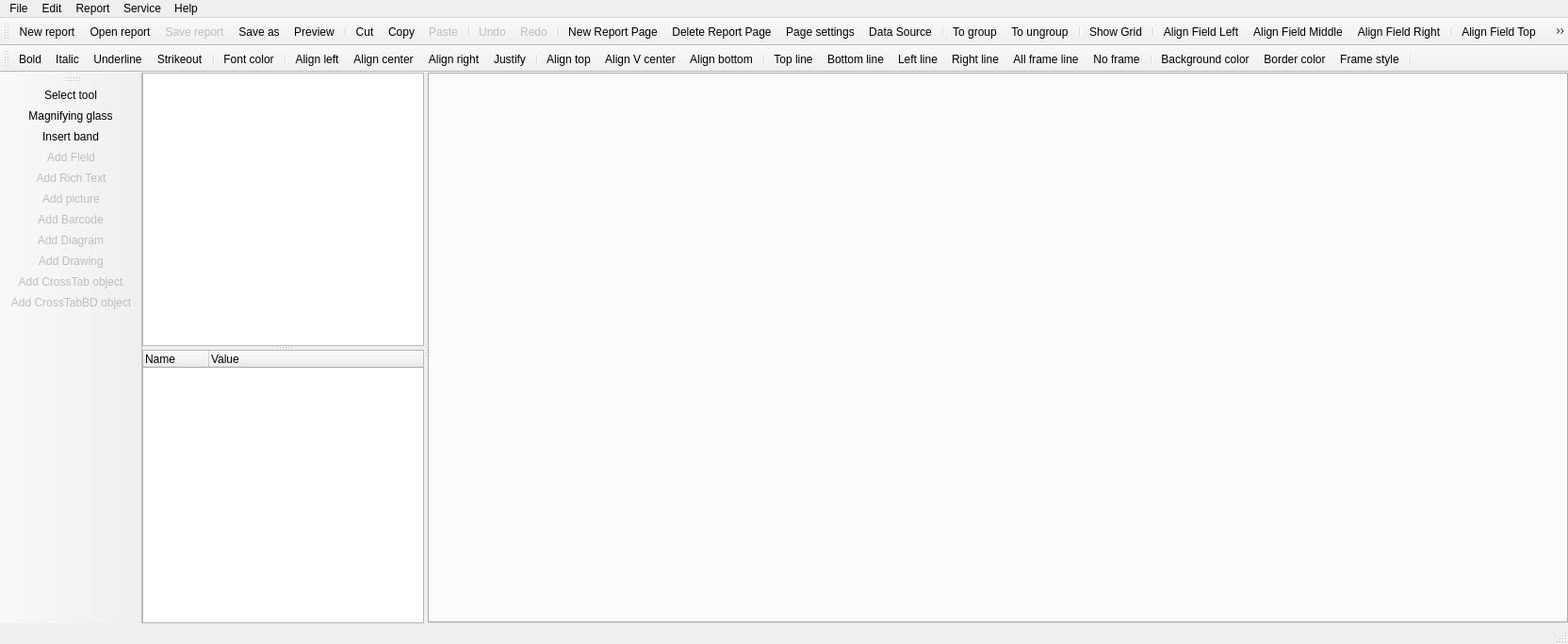
<?xml version="1.0" encoding="UTF-8"?>
<ui version="4.0">
 <class>MainWindow</class>
 <widget class="QMainWindow" name="MainWindow">
  <property name="geometry">
   <rect>
    <x>0</x>
    <y>0</y>
    <width>1664</width>
    <height>683</height>
   </rect>
  </property>
  <property name="windowTitle">
   <string>QtRPT Designer</string>
  </property>
  <property name="windowIcon">
   <iconset>
    <normaloff>../../../Aleksey/Desktop/32.png</normaloff>../../../Aleksey/Desktop/32.png</iconset>
  </property>
  <widget class="QWidget" name="centralWidget">
   <layout class="QHBoxLayout" name="horizontalLayout">
    <property name="spacing">
     <number>0</number>
    </property>
    <property name="leftMargin">
     <number>0</number>
    </property>
    <property name="topMargin">
     <number>0</number>
    </property>
    <property name="rightMargin">
     <number>0</number>
    </property>
    <property name="bottomMargin">
     <number>0</number>
    </property>
    <item>
     <widget class="QSplitter" name="splitter">
      <property name="orientation">
       <enum>Qt::Horizontal</enum>
      </property>
      <widget class="QWidget" name="widget_2" native="true">
       <property name="sizePolicy">
        <sizepolicy hsizetype="Preferred" vsizetype="Minimum">
         <horstretch>0</horstretch>
         <verstretch>0</verstretch>
        </sizepolicy>
       </property>
       <property name="maximumSize">
        <size>
         <width>299</width>
         <height>16777215</height>
        </size>
       </property>
       <property name="baseSize">
        <size>
         <width>0</width>
         <height>0</height>
        </size>
       </property>
       <layout class="QVBoxLayout" name="verticalLayout">
        <property name="spacing">
         <number>0</number>
        </property>
        <property name="leftMargin">
         <number>0</number>
        </property>
        <property name="topMargin">
         <number>0</number>
        </property>
        <property name="rightMargin">
         <number>0</number>
        </property>
        <property name="bottomMargin">
         <number>0</number>
        </property>
        <item>
         <widget class="QSplitter" name="splitter_2">
          <property name="sizePolicy">
           <sizepolicy hsizetype="Preferred" vsizetype="Expanding">
            <horstretch>0</horstretch>
            <verstretch>0</verstretch>
           </sizepolicy>
          </property>
          <property name="baseSize">
           <size>
            <width>0</width>
            <height>0</height>
           </size>
          </property>
          <property name="orientation">
           <enum>Qt::Vertical</enum>
          </property>
          <widget class="QTreeWidget" name="treeWidget">
           <property name="sizePolicy">
            <sizepolicy hsizetype="Preferred" vsizetype="Preferred">
             <horstretch>0</horstretch>
             <verstretch>0</verstretch>
            </sizepolicy>
           </property>
           <property name="baseSize">
            <size>
             <width>0</width>
             <height>0</height>
            </size>
           </property>
           <attribute name="headerVisible">
            <bool>false</bool>
           </attribute>
           <attribute name="headerDefaultSectionSize">
            <number>50</number>
           </attribute>
           <column>
            <property name="text">
             <string notr="true">1</string>
            </property>
           </column>
          </widget>
          <widget class="QTreeWidget" name="treeParams">
           <property name="sizePolicy">
            <sizepolicy hsizetype="Preferred" vsizetype="Preferred">
             <horstretch>0</horstretch>
             <verstretch>0</verstretch>
            </sizepolicy>
           </property>
           <property name="baseSize">
            <size>
             <width>0</width>
             <height>0</height>
            </size>
           </property>
           <property name="editTriggers">
            <set>QAbstractItemView::DoubleClicked|QAbstractItemView::EditKeyPressed</set>
           </property>
           <property name="alternatingRowColors">
            <bool>true</bool>
           </property>
           <property name="selectionMode">
            <enum>QAbstractItemView::SingleSelection</enum>
           </property>
           <property name="indentation">
            <number>15</number>
           </property>
           <property name="expandsOnDoubleClick">
            <bool>false</bool>
           </property>
           <attribute name="headerDefaultSectionSize">
            <number>70</number>
           </attribute>
           <column>
            <property name="text">
             <string>Name</string>
            </property>
           </column>
           <column>
            <property name="text">
             <string>Value</string>
            </property>
           </column>
          </widget>
         </widget>
        </item>
       </layout>
      </widget>
      <widget class="QTabWidget" name="tabWidget"/>
     </widget>
    </item>
   </layout>
  </widget>
  <widget class="QMenuBar" name="menuBar">
   <property name="geometry">
    <rect>
     <x>0</x>
     <y>0</y>
     <width>1664</width>
     <height>21</height>
    </rect>
   </property>
   <widget class="QMenu" name="menuFile">
    <property name="title">
     <string>File</string>
    </property>
    <addaction name="actionNewReport"/>
    <addaction name="actionOpenReport"/>
    <addaction name="actSaveReport"/>
    <addaction name="actSaveAs"/>
    <addaction name="separator"/>
    <addaction name="actNewReportPage"/>
    <addaction name="actDeleteReportPage"/>
    <addaction name="separator"/>
    <addaction name="actionExit"/>
   </widget>
   <widget class="QMenu" name="menuReport">
    <property name="title">
     <string>Report</string>
    </property>
    <addaction name="actPageSettings"/>
   </widget>
   <widget class="QMenu" name="menuEdit">
    <property name="title">
     <string>Edit</string>
    </property>
    <addaction name="actUndo"/>
    <addaction name="actRedo"/>
    <addaction name="separator"/>
    <addaction name="actCut"/>
    <addaction name="actCopy"/>
    <addaction name="actPaste"/>
   </widget>
   <widget class="QMenu" name="menuHelp">
    <property name="title">
     <string>Help</string>
    </property>
    <addaction name="actReadmeQtRPT"/>
    <addaction name="actReadmeQtRptDesigner"/>
    <addaction name="actCheckUpdates"/>
    <addaction name="actAbout"/>
   </widget>
   <widget class="QMenu" name="menuService">
    <property name="title">
     <string>Service</string>
    </property>
    <addaction name="actSettings"/>
   </widget>
   <addaction name="menuFile"/>
   <addaction name="menuEdit"/>
   <addaction name="menuReport"/>
   <addaction name="menuService"/>
   <addaction name="menuHelp"/>
  </widget>
  <widget class="QToolBar" name="mainToolBar">
   <attribute name="toolBarArea">
    <enum>TopToolBarArea</enum>
   </attribute>
   <attribute name="toolBarBreak">
    <bool>false</bool>
   </attribute>
   <addaction name="actionNewReport"/>
   <addaction name="actionOpenReport"/>
   <addaction name="actSaveReport"/>
   <addaction name="actSaveAs"/>
   <addaction name="actPreview"/>
   <addaction name="separator"/>
   <addaction name="actCut"/>
   <addaction name="actCopy"/>
   <addaction name="actPaste"/>
   <addaction name="separator"/>
   <addaction name="actUndo"/>
   <addaction name="actRedo"/>
   <addaction name="separator"/>
   <addaction name="actNewReportPage"/>
   <addaction name="actDeleteReportPage"/>
   <addaction name="actPageSettings"/>
   <addaction name="actDataSource"/>
   <addaction name="separator"/>
   <addaction name="actGroup"/>
   <addaction name="actUngroup"/>
   <addaction name="separator"/>
   <addaction name="actShowGrid"/>
   <addaction name="separator"/>
   <addaction name="actFieldLeft"/>
   <addaction name="actFieldMiddle"/>
   <addaction name="actFieldRight"/>
   <addaction name="separator"/>
   <addaction name="actFieldTop"/>
   <addaction name="actFieldCenter"/>
   <addaction name="actFieldBottom"/>
   <addaction name="separator"/>
   <addaction name="actFieldSameWidth"/>
   <addaction name="actFieldSameHeight"/>
   <addaction name="separator"/>
  </widget>
  <widget class="QStatusBar" name="statusBar"/>
  <widget class="QToolBar" name="toolBar">
   <property name="windowTitle">
    <string>toolBar</string>
   </property>
   <attribute name="toolBarArea">
    <enum>TopToolBarArea</enum>
   </attribute>
   <attribute name="toolBarBreak">
    <bool>true</bool>
   </attribute>
   <addaction name="actionBold"/>
   <addaction name="actionItalic"/>
   <addaction name="actionUnderline"/>
   <addaction name="actionStrikeout"/>
   <addaction name="separator"/>
   <addaction name="actFontColor"/>
   <addaction name="separator"/>
   <addaction name="actAlignLeft"/>
   <addaction name="actAlignCenter"/>
   <addaction name="actAlignRight"/>
   <addaction name="actAlignJustify"/>
   <addaction name="separator"/>
   <addaction name="actAlignTop"/>
   <addaction name="actAlignVCenter"/>
   <addaction name="actAlignBottom"/>
   <addaction name="separator"/>
   <addaction name="actLineTop"/>
   <addaction name="actLineBottom"/>
   <addaction name="actLineLeft"/>
   <addaction name="actLineRight"/>
   <addaction name="actLineAll"/>
   <addaction name="actLineNo"/>
   <addaction name="separator"/>
   <addaction name="actBackgroundColor"/>
   <addaction name="actBorderColor"/>
   <addaction name="actFrameStyle"/>
   <addaction name="separator"/>
  </widget>
  <widget class="QToolBar" name="toolBar_3">
   <property name="windowTitle">
    <string>toolBar_3</string>
   </property>
   <attribute name="toolBarArea">
    <enum>LeftToolBarArea</enum>
   </attribute>
   <attribute name="toolBarBreak">
    <bool>false</bool>
   </attribute>
   <addaction name="actSelect_tool"/>
   <addaction name="actMagnifying"/>
   <addaction name="actionInsert_band"/>
   <addaction name="actAddField"/>
   <addaction name="actAddRichText"/>
   <addaction name="actAddPicture"/>
   <addaction name="actAddBarcode"/>
   <addaction name="actAddDiagram"/>
   <addaction name="actAddDrawing"/>
   <addaction name="actAddCrossTab"/>
   <addaction name="actAddCrossTabBD"/>
  </widget>
  <action name="actionExit">
   <property name="text">
    <string>Exit</string>
   </property>
   <property name="toolTip">
    <string>Exit</string>
   </property>
  </action>
  <action name="actPageSettings">
   <property name="icon">
    <iconset resource="images.qrc">
     <normaloff>:/new/prefix1/images/pageSetting.png</normaloff>:/new/prefix1/images/pageSetting.png</iconset>
   </property>
   <property name="text">
    <string>Page settings</string>
   </property>
  </action>
  <action name="actSelect_tool">
   <property name="checkable">
    <bool>true</bool>
   </property>
   <property name="icon">
    <iconset resource="images.qrc">
     <normaloff>:/new/prefix1/images/80-1.png</normaloff>:/new/prefix1/images/80-1.png</iconset>
   </property>
   <property name="text">
    <string>Select tool</string>
   </property>
   <property name="toolTip">
    <string>Select tool</string>
   </property>
  </action>
  <action name="actAlignLeft">
   <property name="checkable">
    <bool>true</bool>
   </property>
   <property name="icon">
    <iconset resource="images.qrc">
     <normaloff>:/new/prefix1/images/textleft.png</normaloff>:/new/prefix1/images/textleft.png</iconset>
   </property>
   <property name="text">
    <string>Align left</string>
   </property>
   <property name="toolTip">
    <string>Align left</string>
   </property>
  </action>
  <action name="actAlignCenter">
   <property name="checkable">
    <bool>true</bool>
   </property>
   <property name="icon">
    <iconset resource="images.qrc">
     <normaloff>:/new/prefix1/images/textcenter.png</normaloff>:/new/prefix1/images/textcenter.png</iconset>
   </property>
   <property name="text">
    <string>Align center</string>
   </property>
   <property name="toolTip">
    <string>Align center</string>
   </property>
  </action>
  <action name="actAlignRight">
   <property name="checkable">
    <bool>true</bool>
   </property>
   <property name="icon">
    <iconset resource="images.qrc">
     <normaloff>:/new/prefix1/images/textright.png</normaloff>:/new/prefix1/images/textright.png</iconset>
   </property>
   <property name="text">
    <string>Align right</string>
   </property>
   <property name="toolTip">
    <string>Align right</string>
   </property>
  </action>
  <action name="actAlignJustify">
   <property name="checkable">
    <bool>true</bool>
   </property>
   <property name="icon">
    <iconset resource="images.qrc">
     <normaloff>:/new/prefix1/images/textjustify.png</normaloff>:/new/prefix1/images/textjustify.png</iconset>
   </property>
   <property name="text">
    <string>Justify</string>
   </property>
   <property name="toolTip">
    <string>Justify</string>
   </property>
  </action>
  <action name="actionBold">
   <property name="checkable">
    <bool>true</bool>
   </property>
   <property name="icon">
    <iconset resource="images.qrc">
     <normaloff>:/new/prefix1/images/textbold.png</normaloff>:/new/prefix1/images/textbold.png</iconset>
   </property>
   <property name="text">
    <string>Bold</string>
   </property>
   <property name="toolTip">
    <string>Bold</string>
   </property>
  </action>
  <action name="actionItalic">
   <property name="checkable">
    <bool>true</bool>
   </property>
   <property name="icon">
    <iconset resource="images.qrc">
     <normaloff>:/new/prefix1/images/textitalic.png</normaloff>:/new/prefix1/images/textitalic.png</iconset>
   </property>
   <property name="text">
    <string>Italic</string>
   </property>
   <property name="toolTip">
    <string>Italic</string>
   </property>
  </action>
  <action name="actionUnderline">
   <property name="checkable">
    <bool>true</bool>
   </property>
   <property name="icon">
    <iconset resource="images.qrc">
     <normaloff>:/new/prefix1/images/textunder.png</normaloff>:/new/prefix1/images/textunder.png</iconset>
   </property>
   <property name="text">
    <string>Underline</string>
   </property>
   <property name="toolTip">
    <string>Underline</string>
   </property>
  </action>
  <action name="actLineTop">
   <property name="checkable">
    <bool>true</bool>
   </property>
   <property name="icon">
    <iconset resource="images.qrc">
     <normaloff>:/new/prefix1/images/82-6.png</normaloff>:/new/prefix1/images/82-6.png</iconset>
   </property>
   <property name="text">
    <string>Top line</string>
   </property>
   <property name="toolTip">
    <string>Top line</string>
   </property>
  </action>
  <action name="actLineBottom">
   <property name="checkable">
    <bool>true</bool>
   </property>
   <property name="icon">
    <iconset resource="images.qrc">
     <normaloff>:/new/prefix1/images/82-7.png</normaloff>:/new/prefix1/images/82-7.png</iconset>
   </property>
   <property name="text">
    <string>Bottom line</string>
   </property>
   <property name="toolTip">
    <string>Bottom line</string>
   </property>
  </action>
  <action name="actLineLeft">
   <property name="checkable">
    <bool>true</bool>
   </property>
   <property name="icon">
    <iconset resource="images.qrc">
     <normaloff>:/new/prefix1/images/82-4.png</normaloff>:/new/prefix1/images/82-4.png</iconset>
   </property>
   <property name="text">
    <string>Left line</string>
   </property>
   <property name="toolTip">
    <string>Left line</string>
   </property>
  </action>
  <action name="actLineRight">
   <property name="checkable">
    <bool>true</bool>
   </property>
   <property name="icon">
    <iconset resource="images.qrc">
     <normaloff>:/new/prefix1/images/82-5.png</normaloff>:/new/prefix1/images/82-5.png</iconset>
   </property>
   <property name="text">
    <string>Right line</string>
   </property>
   <property name="toolTip">
    <string>Right line</string>
   </property>
  </action>
  <action name="actLineAll">
   <property name="checkable">
    <bool>true</bool>
   </property>
   <property name="icon">
    <iconset resource="images.qrc">
     <normaloff>:/new/prefix1/images/82-2.png</normaloff>:/new/prefix1/images/82-2.png</iconset>
   </property>
   <property name="text">
    <string>All frame line</string>
   </property>
   <property name="toolTip">
    <string>All frame line</string>
   </property>
  </action>
  <action name="actLineNo">
   <property name="checkable">
    <bool>true</bool>
   </property>
   <property name="icon">
    <iconset resource="images.qrc">
     <normaloff>:/new/prefix1/images/82-1.png</normaloff>:/new/prefix1/images/82-1.png</iconset>
   </property>
   <property name="text">
    <string>No frame</string>
   </property>
   <property name="toolTip">
    <string>No frame</string>
   </property>
  </action>
  <action name="actionInsert_band">
   <property name="checkable">
    <bool>true</bool>
   </property>
   <property name="icon">
    <iconset resource="images.qrc">
     <normaloff>:/new/prefix1/images/band.png</normaloff>:/new/prefix1/images/band.png</iconset>
   </property>
   <property name="text">
    <string>Insert band</string>
   </property>
   <property name="toolTip">
    <string>Insert band</string>
   </property>
  </action>
  <action name="actAddField">
   <property name="checkable">
    <bool>true</bool>
   </property>
   <property name="enabled">
    <bool>false</bool>
   </property>
   <property name="icon">
    <iconset resource="images.qrc">
     <normaloff>:/new/prefix1/images/field.png</normaloff>:/new/prefix1/images/field.png</iconset>
   </property>
   <property name="text">
    <string>Add Fleld</string>
   </property>
   <property name="toolTip">
    <string>Add field</string>
   </property>
  </action>
  <action name="actionNewReport">
   <property name="icon">
    <iconset resource="images.qrc">
     <normaloff>:/new/prefix1/images/new.png</normaloff>:/new/prefix1/images/new.png</iconset>
   </property>
   <property name="text">
    <string>New report</string>
   </property>
   <property name="toolTip">
    <string>New report</string>
   </property>
  </action>
  <action name="actionOpenReport">
   <property name="icon">
    <iconset resource="images.qrc">
     <normaloff>:/new/prefix1/images/open.png</normaloff>:/new/prefix1/images/open.png</iconset>
   </property>
   <property name="text">
    <string>Open report</string>
   </property>
   <property name="toolTip">
    <string>Open report</string>
   </property>
   <property name="shortcut">
    <string>Ctrl+O</string>
   </property>
  </action>
  <action name="actSaveReport">
   <property name="enabled">
    <bool>false</bool>
   </property>
   <property name="icon">
    <iconset resource="images.qrc">
     <normaloff>:/new/prefix1/images/save.png</normaloff>:/new/prefix1/images/save.png</iconset>
   </property>
   <property name="text">
    <string>Save report</string>
   </property>
   <property name="toolTip">
    <string>Save report</string>
   </property>
   <property name="shortcut">
    <string>Ctrl+S</string>
   </property>
  </action>
  <action name="actAlignTop">
   <property name="checkable">
    <bool>true</bool>
   </property>
   <property name="icon">
    <iconset resource="images.qrc">
     <normaloff>:/new/prefix1/images/texttop.png</normaloff>:/new/prefix1/images/texttop.png</iconset>
   </property>
   <property name="text">
    <string>Align top</string>
   </property>
   <property name="toolTip">
    <string>Align top</string>
   </property>
  </action>
  <action name="actAlignVCenter">
   <property name="checkable">
    <bool>true</bool>
   </property>
   <property name="icon">
    <iconset resource="images.qrc">
     <normaloff>:/new/prefix1/images/textVcenter.png</normaloff>:/new/prefix1/images/textVcenter.png</iconset>
   </property>
   <property name="text">
    <string>Align V center</string>
   </property>
   <property name="toolTip">
    <string>Align V center</string>
   </property>
  </action>
  <action name="actAlignBottom">
   <property name="checkable">
    <bool>true</bool>
   </property>
   <property name="icon">
    <iconset resource="images.qrc">
     <normaloff>:/new/prefix1/images/textbottom.png</normaloff>:/new/prefix1/images/textbottom.png</iconset>
   </property>
   <property name="text">
    <string>Align bottom</string>
   </property>
   <property name="toolTip">
    <string>Align bottom</string>
   </property>
  </action>
  <action name="actCopy">
   <property name="icon">
    <iconset resource="images.qrc">
     <normaloff>:/new/prefix1/images/copy.png</normaloff>:/new/prefix1/images/copy.png</iconset>
   </property>
   <property name="text">
    <string>Copy</string>
   </property>
   <property name="toolTip">
    <string>Copy</string>
   </property>
   <property name="shortcut">
    <string>Ctrl+C</string>
   </property>
  </action>
  <action name="actCut">
   <property name="icon">
    <iconset resource="images.qrc">
     <normaloff>:/new/prefix1/images/cut.png</normaloff>:/new/prefix1/images/cut.png</iconset>
   </property>
   <property name="text">
    <string>Cut</string>
   </property>
   <property name="toolTip">
    <string>Cut</string>
   </property>
   <property name="shortcut">
    <string>Ctrl+X</string>
   </property>
  </action>
  <action name="actPaste">
   <property name="enabled">
    <bool>false</bool>
   </property>
   <property name="icon">
    <iconset resource="images.qrc">
     <normaloff>:/new/prefix1/images/paste.png</normaloff>:/new/prefix1/images/paste.png</iconset>
   </property>
   <property name="text">
    <string>Paste</string>
   </property>
   <property name="toolTip">
    <string>Paste</string>
   </property>
   <property name="shortcut">
    <string>Ctrl+V</string>
   </property>
  </action>
  <action name="actSaveAs">
   <property name="icon">
    <iconset resource="images.qrc">
     <normaloff>:/new/prefix1/images/saveAll.png</normaloff>:/new/prefix1/images/saveAll.png</iconset>
   </property>
   <property name="text">
    <string>Save as</string>
   </property>
   <property name="toolTip">
    <string>Save as</string>
   </property>
  </action>
  <action name="actFontColor">
   <property name="icon">
    <iconset resource="images.qrc">
     <normaloff>:/new/prefix1/images/fontColor.png</normaloff>:/new/prefix1/images/fontColor.png</iconset>
   </property>
   <property name="text">
    <string>Font color</string>
   </property>
   <property name="toolTip">
    <string>Font color</string>
   </property>
  </action>
  <action name="actBackgroundColor">
   <property name="icon">
    <iconset resource="images.qrc">
     <normaloff>:/new/prefix1/images/backgroundColor.png</normaloff>:/new/prefix1/images/backgroundColor.png</iconset>
   </property>
   <property name="text">
    <string>Background color</string>
   </property>
   <property name="toolTip">
    <string>Background color</string>
   </property>
  </action>
  <action name="actBorderColor">
   <property name="icon">
    <iconset resource="images.qrc">
     <normaloff>:/new/prefix1/images/borderColor.png</normaloff>:/new/prefix1/images/borderColor.png</iconset>
   </property>
   <property name="text">
    <string>Border color</string>
   </property>
   <property name="toolTip">
    <string>Border color</string>
   </property>
  </action>
  <action name="actAbout">
   <property name="icon">
    <iconset resource="images.qrc">
     <normaloff>:/new/prefix1/images/Logo128.png</normaloff>:/new/prefix1/images/Logo128.png</iconset>
   </property>
   <property name="text">
    <string>About QtRptDesigner</string>
   </property>
  </action>
  <action name="actShowGrid">
   <property name="checkable">
    <bool>true</bool>
   </property>
   <property name="icon">
    <iconset resource="images.qrc">
     <normaloff>:/new/prefix1/images/grid.png</normaloff>:/new/prefix1/images/grid.png</iconset>
   </property>
   <property name="text">
    <string>Show Grid</string>
   </property>
   <property name="toolTip">
    <string>Show/Hide grid</string>
   </property>
  </action>
  <action name="actAddPicture">
   <property name="checkable">
    <bool>true</bool>
   </property>
   <property name="enabled">
    <bool>false</bool>
   </property>
   <property name="icon">
    <iconset resource="images.qrc">
     <normaloff>:/new/prefix1/images/picture.png</normaloff>:/new/prefix1/images/picture.png</iconset>
   </property>
   <property name="text">
    <string>Add picture</string>
   </property>
  </action>
  <action name="actFrameStyle">
   <property name="icon">
    <iconset resource="images.qrc">
     <normaloff>:/new/prefix1/images/frameStyle.png</normaloff>:/new/prefix1/images/frameStyle.png</iconset>
   </property>
   <property name="text">
    <string>Frame style</string>
   </property>
   <property name="toolTip">
    <string>Frame style</string>
   </property>
  </action>
  <action name="actNewReportPage">
   <property name="icon">
    <iconset resource="images.qrc">
     <normaloff>:/new/prefix1/images/newPageReport.png</normaloff>:/new/prefix1/images/newPageReport.png</iconset>
   </property>
   <property name="text">
    <string>New Report Page</string>
   </property>
   <property name="toolTip">
    <string>New Report Page</string>
   </property>
  </action>
  <action name="actDeleteReportPage">
   <property name="icon">
    <iconset resource="images.qrc">
     <normaloff>:/new/prefix1/images/deletePage.png</normaloff>:/new/prefix1/images/deletePage.png</iconset>
   </property>
   <property name="text">
    <string>Delete Report Page</string>
   </property>
   <property name="toolTip">
    <string>Delete Report Page</string>
   </property>
  </action>
  <action name="actFieldLeft">
   <property name="icon">
    <iconset resource="images.qrc">
     <normaloff>:/new/prefix1/images/fieldLeft.png</normaloff>:/new/prefix1/images/fieldLeft.png</iconset>
   </property>
   <property name="text">
    <string>Align Field Left</string>
   </property>
   <property name="toolTip">
    <string>Align Field Left</string>
   </property>
  </action>
  <action name="actFieldMiddle">
   <property name="icon">
    <iconset resource="images.qrc">
     <normaloff>:/new/prefix1/images/fieldMiddle.png</normaloff>:/new/prefix1/images/fieldMiddle.png</iconset>
   </property>
   <property name="text">
    <string>Align Field Middle</string>
   </property>
   <property name="toolTip">
    <string>Align Field Middle</string>
   </property>
  </action>
  <action name="actFieldRight">
   <property name="icon">
    <iconset resource="images.qrc">
     <normaloff>:/new/prefix1/images/fieldRight.png</normaloff>:/new/prefix1/images/fieldRight.png</iconset>
   </property>
   <property name="text">
    <string>Align Field Right</string>
   </property>
   <property name="toolTip">
    <string>Align Field Right</string>
   </property>
  </action>
  <action name="actFieldTop">
   <property name="icon">
    <iconset resource="images.qrc">
     <normaloff>:/new/prefix1/images/fieldTop.png</normaloff>:/new/prefix1/images/fieldTop.png</iconset>
   </property>
   <property name="text">
    <string>Align Field Top</string>
   </property>
   <property name="toolTip">
    <string>Align Field Top</string>
   </property>
  </action>
  <action name="actFieldCenter">
   <property name="icon">
    <iconset resource="images.qrc">
     <normaloff>:/new/prefix1/images/fieldCenter.png</normaloff>:/new/prefix1/images/fieldCenter.png</iconset>
   </property>
   <property name="text">
    <string>Align Field Center</string>
   </property>
   <property name="toolTip">
    <string>Align Field Center</string>
   </property>
  </action>
  <action name="actFieldBottom">
   <property name="icon">
    <iconset resource="images.qrc">
     <normaloff>:/new/prefix1/images/fieldBottom.png</normaloff>:/new/prefix1/images/fieldBottom.png</iconset>
   </property>
   <property name="text">
    <string>Align Field Bottom</string>
   </property>
   <property name="toolTip">
    <string>Align Field Bottom</string>
   </property>
  </action>
  <action name="actFieldSameWidth">
   <property name="icon">
    <iconset resource="images.qrc">
     <normaloff>:/new/prefix1/images/fieldSameWidth.png</normaloff>:/new/prefix1/images/fieldSameWidth.png</iconset>
   </property>
   <property name="text">
    <string>Field Same Width</string>
   </property>
   <property name="toolTip">
    <string>Field Same Width</string>
   </property>
  </action>
  <action name="actFieldSameHeight">
   <property name="icon">
    <iconset resource="images.qrc">
     <normaloff>:/new/prefix1/images/fieldSameHeight.png</normaloff>:/new/prefix1/images/fieldSameHeight.png</iconset>
   </property>
   <property name="text">
    <string>Field Same Height</string>
   </property>
   <property name="toolTip">
    <string>Field Same Height</string>
   </property>
  </action>
  <action name="actSettings">
   <property name="icon">
    <iconset resource="images.qrc">
     <normaloff>:/new/prefix1/images/setting.png</normaloff>:/new/prefix1/images/setting.png</iconset>
   </property>
   <property name="text">
    <string>Settings</string>
   </property>
   <property name="toolTip">
    <string>Settings</string>
   </property>
  </action>
  <action name="actMagnifying">
   <property name="checkable">
    <bool>true</bool>
   </property>
   <property name="icon">
    <iconset resource="images.qrc">
     <normaloff>:/new/prefix1/images/maginfier.png</normaloff>:/new/prefix1/images/maginfier.png</iconset>
   </property>
   <property name="text">
    <string>Magnifying glass</string>
   </property>
   <property name="toolTip">
    <string>Magnifying glass</string>
   </property>
  </action>
  <action name="actionStrikeout">
   <property name="checkable">
    <bool>true</bool>
   </property>
   <property name="icon">
    <iconset resource="images.qrc">
     <normaloff>:/new/prefix1/images/textstrikeout.png</normaloff>:/new/prefix1/images/textstrikeout.png</iconset>
   </property>
   <property name="text">
    <string>Strikeout</string>
   </property>
   <property name="toolTip">
    <string>Strikeout</string>
   </property>
  </action>
  <action name="actGroupProperty">
   <property name="icon">
    <iconset resource="images.qrc">
     <normaloff>:/new/prefix1/images/dataGrouping.png</normaloff>:/new/prefix1/images/dataGrouping.png</iconset>
   </property>
   <property name="text">
    <string>Group property</string>
   </property>
   <property name="toolTip">
    <string>Group property</string>
   </property>
  </action>
  <action name="actCheckUpdates">
   <property name="icon">
    <iconset resource="images.qrc">
     <normaloff>:/new/prefix1/images/update.png</normaloff>:/new/prefix1/images/update.png</iconset>
   </property>
   <property name="text">
    <string>Check updates</string>
   </property>
   <property name="toolTip">
    <string>Check updates</string>
   </property>
  </action>
  <action name="actAddDiagram">
   <property name="checkable">
    <bool>true</bool>
   </property>
   <property name="enabled">
    <bool>false</bool>
   </property>
   <property name="icon">
    <iconset resource="images.qrc">
     <normaloff>:/new/prefix1/images/diagram.png</normaloff>:/new/prefix1/images/diagram.png</iconset>
   </property>
   <property name="text">
    <string>Add Diagram</string>
   </property>
   <property name="toolTip">
    <string>Add Diagram</string>
   </property>
  </action>
  <action name="actAddDrawing">
   <property name="checkable">
    <bool>true</bool>
   </property>
   <property name="enabled">
    <bool>false</bool>
   </property>
   <property name="icon">
    <iconset resource="images.qrc">
     <normaloff>:/new/prefix1/images/drawing.png</normaloff>:/new/prefix1/images/drawing.png</iconset>
   </property>
   <property name="text">
    <string>Add Drawing</string>
   </property>
   <property name="toolTip">
    <string>Add Drawing</string>
   </property>
  </action>
  <action name="actPreview">
   <property name="enabled">
    <bool>true</bool>
   </property>
   <property name="icon">
    <iconset resource="images.qrc">
     <normaloff>:/new/prefix1/images/preview.png</normaloff>:/new/prefix1/images/preview.png</iconset>
   </property>
   <property name="text">
    <string>Preview</string>
   </property>
   <property name="toolTip">
    <string>Preview</string>
   </property>
  </action>
  <action name="actDataSource">
   <property name="checkable">
    <bool>true</bool>
   </property>
   <property name="icon">
    <iconset resource="images.qrc">
     <normaloff>:/new/prefix1/images/data.png</normaloff>:/new/prefix1/images/data.png</iconset>
   </property>
   <property name="text">
    <string>Data Source</string>
   </property>
   <property name="toolTip">
    <string>Data Source</string>
   </property>
  </action>
  <action name="actUndo">
   <property name="enabled">
    <bool>false</bool>
   </property>
   <property name="icon">
    <iconset resource="images.qrc">
     <normaloff>:/new/prefix1/images/undo.png</normaloff>:/new/prefix1/images/undo.png</iconset>
   </property>
   <property name="text">
    <string>Undo</string>
   </property>
   <property name="toolTip">
    <string>Undo</string>
   </property>
   <property name="shortcut">
    <string>Ctrl+Z</string>
   </property>
  </action>
  <action name="actRedo">
   <property name="enabled">
    <bool>false</bool>
   </property>
   <property name="icon">
    <iconset resource="images.qrc">
     <normaloff>:/new/prefix1/images/redo.png</normaloff>:/new/prefix1/images/redo.png</iconset>
   </property>
   <property name="text">
    <string>Redo</string>
   </property>
   <property name="toolTip">
    <string>Redo</string>
   </property>
   <property name="shortcut">
    <string>Ctrl+Y</string>
   </property>
  </action>
  <action name="actAddBarcode">
   <property name="checkable">
    <bool>true</bool>
   </property>
   <property name="enabled">
    <bool>false</bool>
   </property>
   <property name="icon">
    <iconset resource="images.qrc">
     <normaloff>:/new/prefix1/images/barcode.png</normaloff>:/new/prefix1/images/barcode.png</iconset>
   </property>
   <property name="text">
    <string>Add Barcode</string>
   </property>
   <property name="toolTip">
    <string>Add Barcode</string>
   </property>
  </action>
  <action name="actReadmeQtRPT">
   <property name="icon">
    <iconset resource="images.qrc">
     <normaloff>:/new/prefix1/images/readme.png</normaloff>:/new/prefix1/images/readme.png</iconset>
   </property>
   <property name="text">
    <string>Readme QtRPT</string>
   </property>
   <property name="toolTip">
    <string>Readme</string>
   </property>
  </action>
  <action name="actAddRichText">
   <property name="checkable">
    <bool>true</bool>
   </property>
   <property name="enabled">
    <bool>false</bool>
   </property>
   <property name="icon">
    <iconset resource="images.qrc">
     <normaloff>:/new/prefix1/images/richText.png</normaloff>:/new/prefix1/images/richText.png</iconset>
   </property>
   <property name="text">
    <string>Add Rich Text</string>
   </property>
   <property name="toolTip">
    <string>Add Rich Text</string>
   </property>
  </action>
  <action name="actGroup">
   <property name="icon">
    <iconset resource="images.qrc">
     <normaloff>:/new/prefix1/images/group.png</normaloff>:/new/prefix1/images/group.png</iconset>
   </property>
   <property name="text">
    <string>To group</string>
   </property>
   <property name="toolTip">
    <string>To group</string>
   </property>
  </action>
  <action name="actUngroup">
   <property name="icon">
    <iconset resource="images.qrc">
     <normaloff>:/new/prefix1/images/ungroup.png</normaloff>:/new/prefix1/images/ungroup.png</iconset>
   </property>
   <property name="text">
    <string>To ungroup</string>
   </property>
   <property name="toolTip">
    <string>To ungroup</string>
   </property>
  </action>
  <action name="actAddCrossTab">
   <property name="checkable">
    <bool>true</bool>
   </property>
   <property name="enabled">
    <bool>false</bool>
   </property>
   <property name="icon">
    <iconset resource="images.qrc">
     <normaloff>:/new/prefix1/images/crossTab.png</normaloff>:/new/prefix1/images/crossTab.png</iconset>
   </property>
   <property name="text">
    <string>Add CrossTab object</string>
   </property>
   <property name="toolTip">
    <string>Add CrossTab object</string>
   </property>
  </action>
  <action name="actAddCrossTabBD">
   <property name="checkable">
    <bool>true</bool>
   </property>
   <property name="enabled">
    <bool>false</bool>
   </property>
   <property name="icon">
    <iconset resource="images.qrc">
     <normaloff>:/new/prefix1/images/crossTabBD.png</normaloff>:/new/prefix1/images/crossTabBD.png</iconset>
   </property>
   <property name="text">
    <string>Add CrossTabBD object</string>
   </property>
   <property name="toolTip">
    <string>Add CrossTabBD object</string>
   </property>
  </action>
  <action name="actReadmeQtRptDesigner">
   <property name="icon">
    <iconset resource="images.qrc">
     <normaloff>:/new/prefix1/images/readme.png</normaloff>:/new/prefix1/images/readme.png</iconset>
   </property>
   <property name="text">
    <string>Readme QtRptDesigner</string>
   </property>
  </action>
 </widget>
 <layoutdefault spacing="6" margin="11"/>
 <resources>
  <include location="images.qrc"/>
 </resources>
 <connections/>
</ui>
